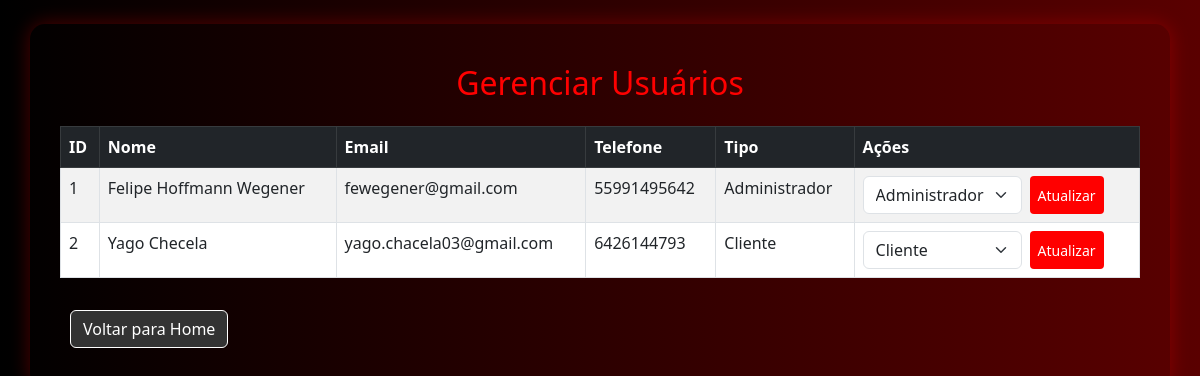
Page /gerenciar_usuarios.php (signed in) on the committed database.
### tables this page shows
CREATE TABLE IF NOT EXISTS `usuarios_wegener` (
  `id_user` int(11) NOT NULL AUTO_INCREMENT,
  `tipo` set('Administrador','Cliente') NOT NULL,
  `nome` varchar(255) NOT NULL DEFAULT '',
  `email` varchar(255) NOT NULL DEFAULT '',
  `telefone` varchar(255) NOT NULL DEFAULT '',
  `senha` varchar(255) NOT NULL DEFAULT '0',
  PRIMARY KEY (`id_user`) USING BTREE
);

### gerenciar_usuarios.php (the view, shortened to what this page needs)
<?php
$dsn = 'mysql:host=localhost;dbname=wegener_autopecas;charset=utf8';
$usuarioBD = 'root';
$senhaBD = '';
try {
  $conexao = new PDO($dsn, $usuarioBD, $senhaBD);
  $conexao->setAttribute(PDO::ATTR_ERRMODE, PDO::ERRMODE_EXCEPTION);
  $stmtUsuarios = $conexao->query("SELECT id_user, nome, email, telefone, tipo FROM usuarios_wegener ORDER BY nome");
  $usuarios = $stmtUsuarios->fetchAll(PDO::FETCH_ASSOC);
} catch (PDOException $e) {
  die('<p class="text-danger text-center">Erro ao conectar: ' . htmlspecialchars($e->getMessage(), ENT_QUOTES, 'UTF-8') . '</p>');
}
?>
<!DOCTYPE html>
<html lang="pt-br">
<head>
  <link href="https://cdn.jsdelivr.net/npm/bootstrap@5.3.0/dist/css/bootstrap.min.css" rel="stylesheet">
  <link rel="stylesheet" href="gerenciar_usuarios.css">
</head>
<body class="container mt-4">
  <h2 class="mb-4">Gerenciar Usuários</h2>
  <table class="table table-striped table-bordered">
    <thead class="table-dark">
      <tr>
        <th>ID</th>
        <th>Nome</th>
        <th>Email</th>
        <th>Telefone</th>
        <th>Tipo</th>
        <th>Ações</th>
      </tr>
    </thead>
    <tbody>
      <?php foreach ($usuarios as $user): ?>
        <tr>
          <td><?= htmlspecialchars($user['id_user']) ?></td>
          <td><?= htmlspecialchars($user['nome']) ?></td>
          <td><?= htmlspecialchars($user['email']) ?></td>
          <td><?= htmlspecialchars($user['telefone']) ?></td>
          <td><?= htmlspecialchars($user['tipo']) ?></td>
          <td>
            <form method="POST" class="d-flex gap-2">
              <select name="novo_tipo" class="form-select" style="width: auto;">
                <option value="Cliente" <?= $user['tipo'] === 'Cliente' ? 'selected' : '' ?>>Cliente</option>
                <option value="Administrador" <?= $user['tipo'] === 'Administrador' ? 'selected' : '' ?>>Administrador</option>
              </select>
              <button type="submit" class="btn btn-sm btn-primary">Atualizar</button>
            </form>
          </td>
        </tr>
      <?php endforeach; ?>
    </tbody>
  </table>
  <a href="home.php" class="btn btn-secondary mt-3">Voltar para Home</a>
</body>
</html>

### gerenciar_usuarios.css (style rules this page uses)
body { background: linear-gradient(to right, #000000, #5a0000); color: #fff; font-family: 'Segoe UI', Tahoma, Geneva, Verdana, sans-serif; margin: 0; padding: 0; }
.container { max-width: 95%; margin: 40px auto; background-color: #1c1c1c; padding: 40px 30px; border-radius: 15px; box-shadow: 0 0 20px rgba(255, 0, 0, 0.3); overflow-x: auto; }
h2 { text-align: center; color: #ff0000; margin-bottom: 30px; }
.btn-primary { background-color: #ff0000; border: none; transition: background 0.3s ease; }
.btn-secondary { background-color: #333; border: 1px solid #fff; color: #fff; margin-left: 10px; transition: all 0.3s ease; }
table { width: 100%; border-collapse: collapse; }
th, td { padding: 12px 15px; text-align: left; color: #fff; }
th { background-color: #000; }
tr:nth-child(even) { background-color: #2e2e2e; }
tr:nth-child(odd) { background-color: #1c1c1c; }

### rows in the picture
usuarios_wegener: id_user "1", nome "Felipe Hoffmann Wegener", email "fewegener@gmail.com", telefone "55991495642", tipo "Administrador", novo_tipo "Administrador"
usuarios_wegener: id_user "2", nome "Yago Checela", email "yago.chacela03@gmail.com", telefone "6426144793", tipo "Cliente", novo_tipo "Cliente"
